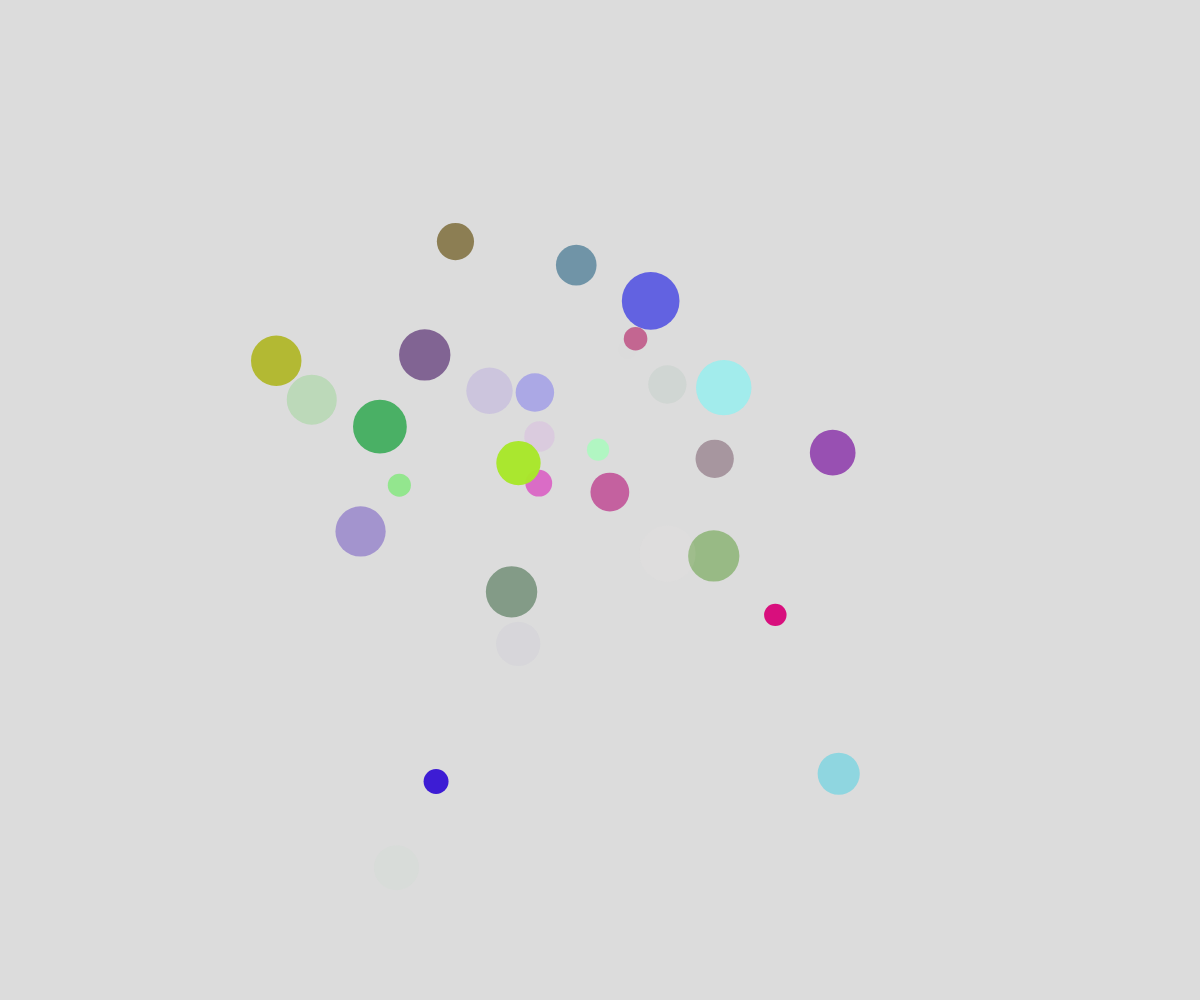
Frame 1 (no input)
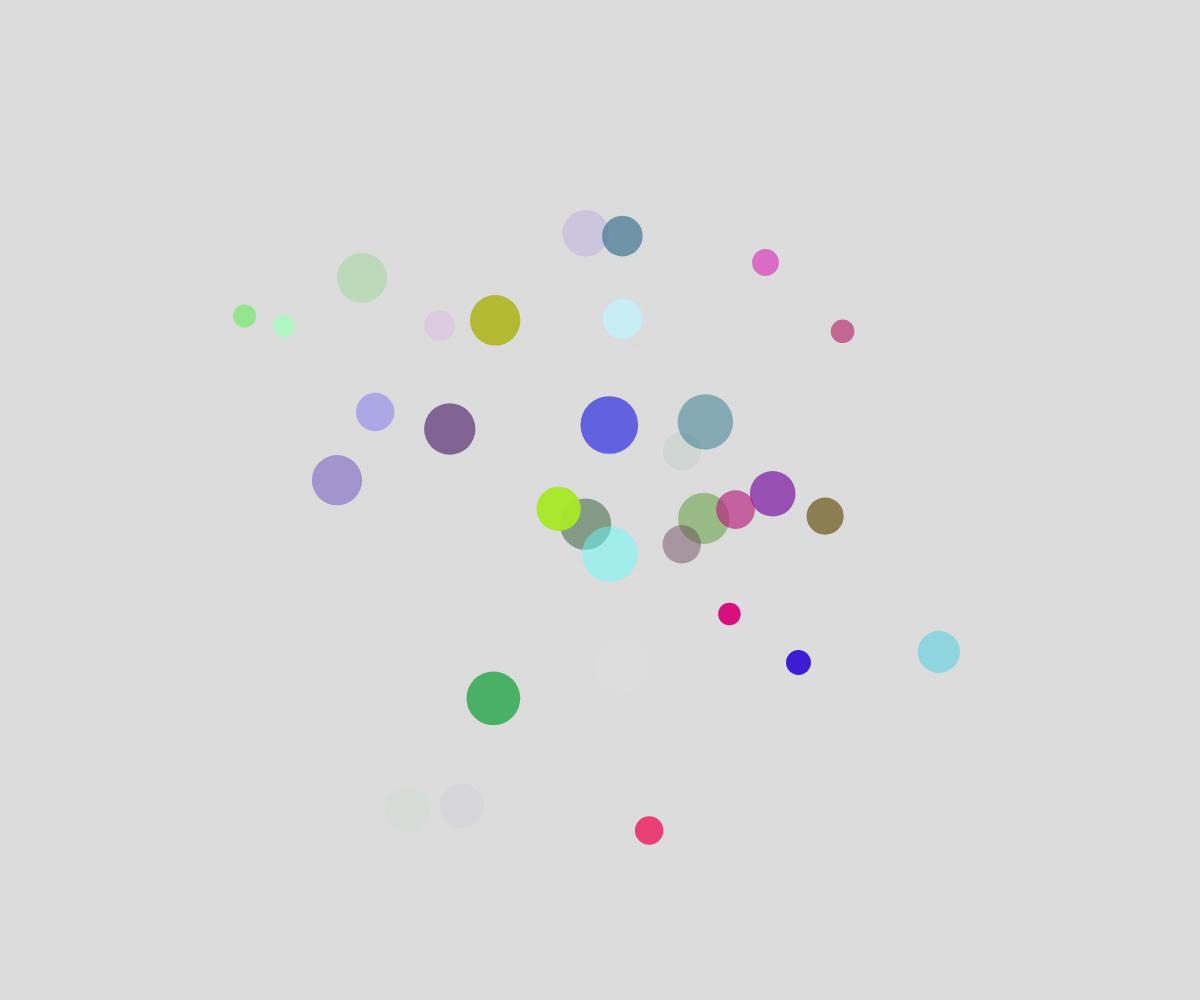
Frame 60 (no input)
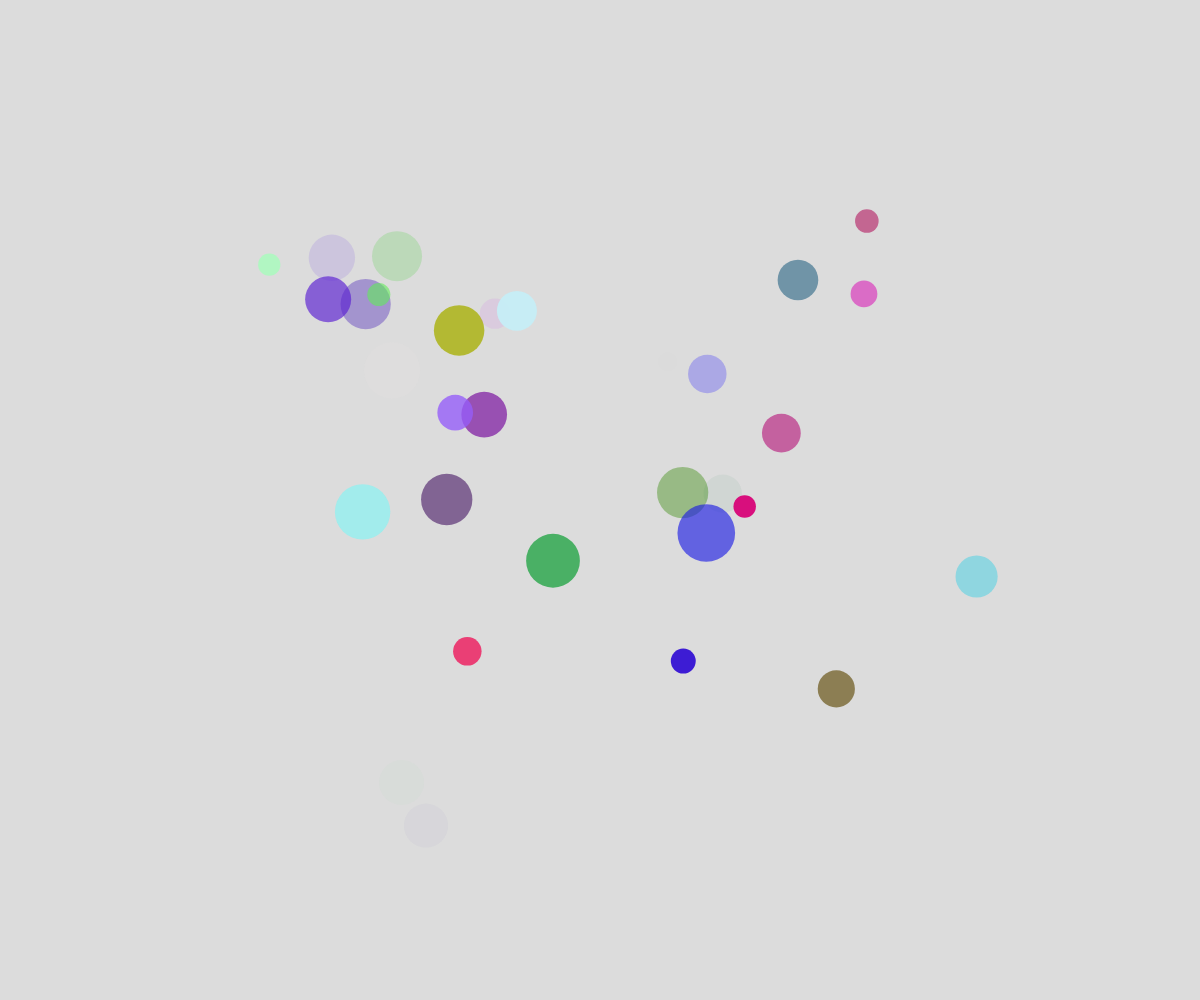
Frame 120 (the mouse pressed at the canvas centre since frame 60)

The p5.js sketch that drew these frames (run headless with seeded random() and noise() and a simulated clock; from frame 60 on, the mouse is pressed at the canvas centre):

// p5.js sketch
// ── sketch.js
// ball scene

let ballArray = [];

function setup() {
  createCanvas(windowWidth, windowHeight);

  for (let index = 0; index < 30; index++) {
    spawnBall();
  }

  //spawn a ball every .5 seconds
  window.setInterval(spawnBall, 500);
}

function draw() {
  background(220);

  checkIfBallTouchingMouse();
  moveBall();
  displayBall();
}

function mousePressed() {
  spawnBall();
  ballArray[ballArray.length-1].x = mouseX;
  ballArray[ballArray.length-1].y = mouseY;
}

function checkIfBallTouchingMouse() {
  for (let i =ballArray.length-1; i>= 0; i--) {
    let howFarAway = dist(ballArray[i].x, ballArray[i].y, mouseX, mouseY);
    if (howFarAway < ballArray[i].radius) {
      ballArray.splice(i, 1);
    }
  }
}

function spawnBall() {
  let newBall = {
    x: random(width),
    y: random(height),
    radius: random(10, 30),
    ballcolor: color(random(255), random(255), random(255), random(255)),
    dx: random (5, 10),
    dy: random (5, 10),
    xTime: random(1000),
    yTime: random(1000),
    timeChange: random(0.001, 0.01),
  };
  ballArray.push(newBall);
}

function moveBall() {
  for (let theBall of ballArray) {
    // theBall.x += theBall.dx;
    // theBall.y += theBall.dy;
    // theBall.dx = random(-5, 5);
    // theBall.dy = random(-5, 5);

    theBall.x = noise(theBall.xTime) * width;
    theBall.y = noise(theBall.yTime) * height;

    theBall.xTime += theBall.timeChange;
    theBall.yTime += theBall.timeChange;
  }

}

function displayBall() {
  for (let ball of ballArray) {
    noStroke();
    fill(ball.ballcolor);
    circle(ball.x, ball.y, ball.radius*2);
  }
}
